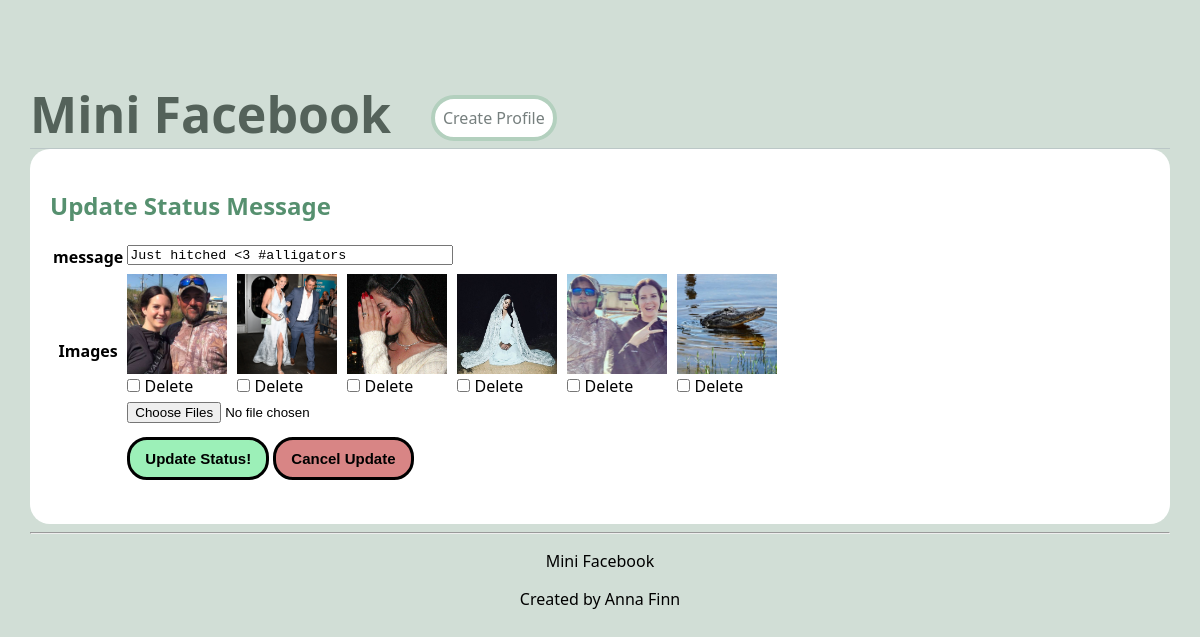
/mini_fb/status/1/update, run on an earlier commit of the app's database.
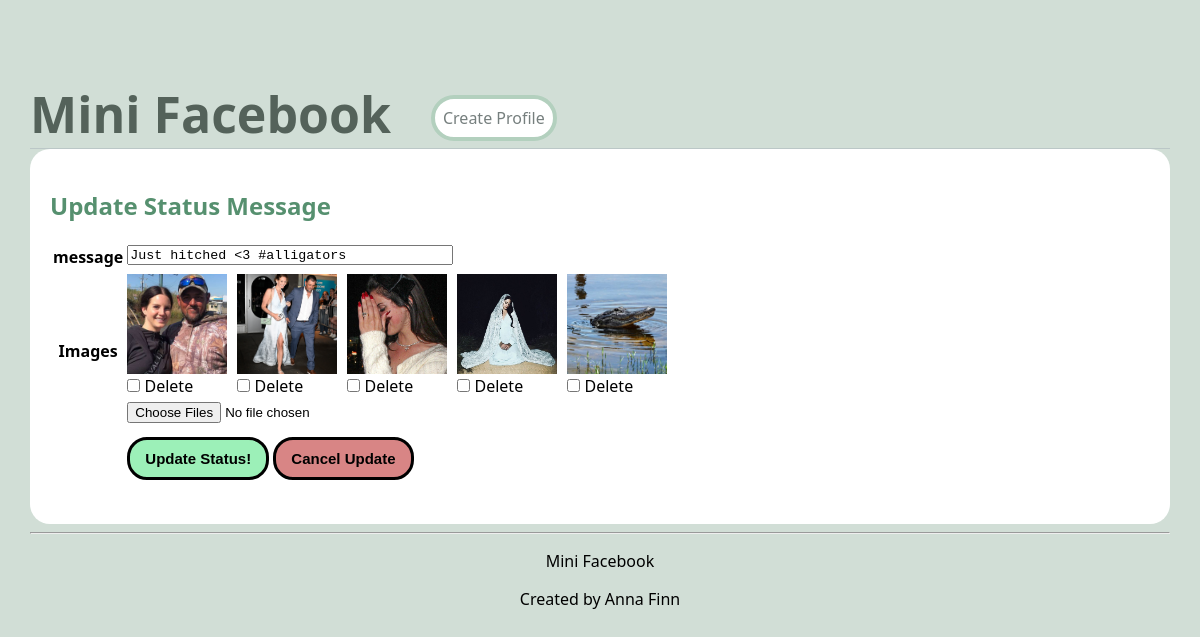
And on a later commit of the database.
### mini_fb/models.py (models this page shows, shortened)
class StatusMessage(models.Model):
    profile = models.ForeignKey("Profile", on_delete=models.CASCADE)
    message = models.TextField(blank=False)
    timestamp = models.DateTimeField(auto_now=True)
    def get_images(self):
        image = Image.objects.filter(status=self)
        return image

class Image(models.Model):
    status = models.ForeignKey("StatusMessage", on_delete=models.CASCADE)
    image_file = models.ImageField(blank=True)
    timestamp = models.DateTimeField(auto_now=True)

### mini_fb/views.py (the view, shortened to what this page needs)
# urls.py: path(r'status/<int:pk>/update', UpdateStatusView.as_view(), name='update_status'),
class UpdateStatusView(UpdateView):
    form_class = UpdateStatusForm
    template_name = "mini_fb/update_status_form.html"
    model = StatusMessage

### mini_fb/forms.py
class UpdateStatusForm (forms.ModelForm):
    class Meta:
        model = StatusMessage
        fields = ['message']

### mini_fb/templates/mini_fb/update_status_form.html (shortened to what this page needs)
{% extends 'mini_fb/base.html'  %}
{% block content %}
<div class="box">
    <h2>Update Status Message</h2>
    <form method="POST" enctype="multipart/form-data">
        <table>
            {% for field in form %}
            <tr>
                <th>{{ field.name }}</th>
                <td>{{ field }}</td>
            </tr>
            {% endfor %}
            <tr>
                <th>Images</th>
                <td>
                    <div class="delete-container">
                        {% for image in statusmessage.get_images %}
                        <div>
                            <img class="delete-img" src="{{ image.image_file.url }}" alt="Image"/>
                            <label>
                                <input type="checkbox" name="delete_images" value="{{ image.pk }}"> Delete
                            </label>
                        </div>
                    {% empty %}
                        <p>No images uploaded.</p>
                    {% endfor %}
                    </div>
                    <input type="file" name="files" multiple>
                </td>
            </tr>
            <tr>
                <td></td>
                <td>
                    <input class="submit" type="submit" name="update_status" value="Update Status!">
                    <form action="{% url 'profile' statusmessage.profile.pk %}">
                        <input class="cancel" type="submit" name="cancel" value="Cancel Update">
                    </form>
                </td>
            </tr>
        </table>
    </form>
</div>
{% endblock %}

What changed in the data, as far as the page shows it:
removed Image: image_file (picture)
